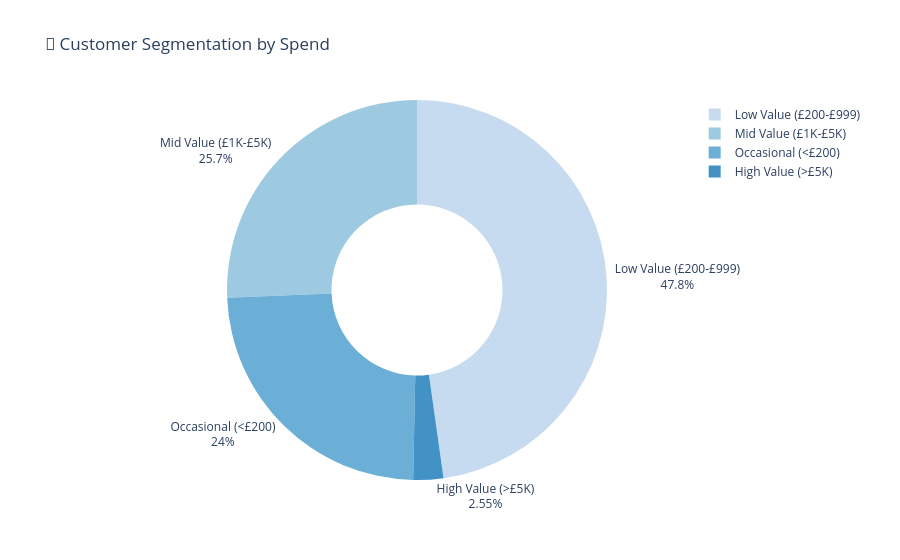

The code cell stored with this chart in its notebook:
### Markdown cell above
### 🖱️ Chart 12 — Interactive Donut Chart: Customer Segments

### Code cell
fig = px.pie(
    segment_counts, values='Count', names='Segment',
    title='👥 Customer Segmentation by Spend',
    hole=0.45,
    color_discrete_sequence=px.colors.sequential.Blues[2:]
)
fig.update_traces(textposition='outside', textinfo='percent+label')
fig.update_layout(showlegend=True)
fig.write_html('../reports/viz_interactive_segments.html')
fig.show()
print('✅ Saved: reports/viz_interactive_segments.html')

### Figure 1 — Plotly figure (JSON) as saved in the notebook; plotly's stock layout.template omitted (floating-point values rounded to 4 significant figures)
{"data": [{"domain": {"x": [0, 1], "y": [0, 1]}, "hole": 0.45, "hovertemplate": "Segment=%{label}<br>Count=%{value}<extra></extra>", "labels": ["Low Value (£200-£999)", "Mid Value (£1K-£5K)", "Occasional (<£200)", "High Value (>£5K)"], "legendgroup": "", "name": "", "showlegend": true, "textinfo": "percent+label", "textposition": "outside", "type": "pie", "values": [2002, 1075, 1007, 107]}], "layout": {"legend": {"tracegroupgap": 0}, "piecolorway": ["rgb(198,219,239)", "rgb(158,202,225)", "rgb(107,174,214)", "rgb(66,146,198)", "rgb(33,113,181)", "rgb(8,81,156)", "rgb(8,48,107)"], "showlegend": true, "title": {"text": "👥 Customer Segmentation by Spend"}}}
